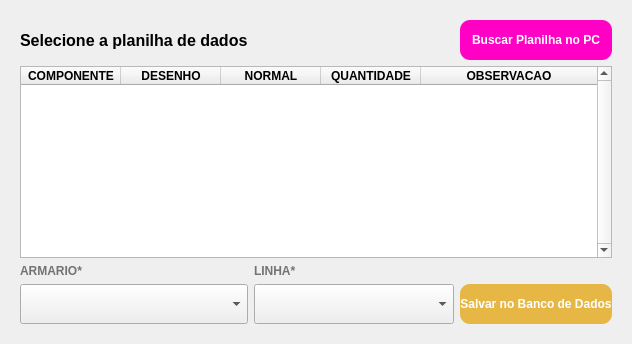
      <widget class="QWidget" name="pgImportExp">
       <layout class="QGridLayout" name="gridLayout_10">
        <item row="0" column="0">
         <widget class="QWidget" name="widget_5" native="true">
          <layout class="QGridLayout" name="gridLayout_9">
           <item row="0" column="2">
            <widget class="QPushButton" name="btnBuscaPlanilha">
             <property name="minimumSize">
              <size>
               <width>0</width>
               <height>40</height>
              </size>
             </property>
             <property name="font">
              <font>
               <bold>true</bold>
              </font>
             </property>
             <property name="cursor">
              <cursorShape>PointingHandCursor</cursorShape>
             </property>
             <property name="styleSheet">
              <string notr="true">
#btnBuscaPlanilha{
	background-color: rgb(255, 0, 196);
color: rgb(255, 255, 255);
border-radius:10px;
}
#btnBuscaPlanilha:hover{
	
	background-color: rgba(255, 0, 196, 100);
}</string>
             </property>
             <property name="text">
              <string>Buscar Planilha no PC</string>
             </property>
             <property name="icon">
              <iconset resource="source.qrc">
               <normaloff>:/new/prefix1/icones/excel.png</normaloff>:/new/prefix1/icones/excel.png</iconset>
             </property>
             <property name="iconSize">
              <size>
               <width>24</width>
               <height>24</height>
              </size>
             </property>
            </widget>
           </item>
           <item row="3" column="0">
            <widget class="QComboBox" name="comboArmarioExcel">
             <property name="minimumSize">
              <size>
               <width>200</width>
               <height>40</height>
              </size>
             </property>
             <property name="font">
              <font>
               <pointsize>12</pointsize>
              </font>
             </property>
             <item>
              <property name="text">
               <string/>
              </property>
             </item>
            </widget>
           </item>
           <item row="0" column="0">
            <widget class="QLabel" name="label_11">
             <property name="font">
              <font>
               <pointsize>12</pointsize>
               <bold>true</bold>
              </font>
             </property>
             <property name="text">
              <string>Selecione a planilha de dados</string>
             </property>
            </widget>
           </item>
           <item row="1" column="0" colspan="3">
            <widget class="QTableWidget" name="tabelaPlanilha">
             <property name="inputMethodHints">
              <set>Qt::ImhMultiLine</set>
             </property>
             <property name="verticalScrollBarPolicy">
              <enum>Qt::ScrollBarAlwaysOn</enum>
             </property>
             <property name="alternatingRowColors">
              <bool>true</bool>
             </property>
             <property name="selectionMode">
              <enum>QAbstractItemView::SingleSelection</enum>
             </property>
             <property name="selectionBehavior">
              <enum>QAbstractItemView::SelectRows</enum>
             </property>
             <attribute name="horizontalHeaderStretchLastSection">
              <bool>true</bool>
             </attribute>
             <column>
              <property name="text">
               <string>COMPONENTE</string>
              </property>
              <property name="font">
               <font>
                <bold>true</bold>
               </font>
              </property>
             </column>
             <column>
              <property name="text">
               <string>DESENHO</string>
              </property>
              <property name="font">
               <font>
                <bold>true</bold>
               </font>
              </property>
             </column>
             <column>
              <property name="text">
               <string>NORMAL</string>
              </property>
              <property name="font">
               <font>
                <bold>true</bold>
               </font>
              </property>
             </column>
             <column>
              <property name="text">
               <string>QUANTIDADE</string>
              </property>
              <property name="font">
               <font>
                <bold>true</bold>
               </font>
              </property>
             </column>
             <column>
              <property name="text">
               <string>OBSERVACAO</string>
              </property>
              <property name="font">
               <font>
                <bold>true</bold>
               </font>
              </property>
             </column>
            </widget>
           </item>
           <item row="3" column="2">
            <widget class="QPushButton" name="btnSalvarNoBanco">
             <property name="minimumSize">
              <size>
               <width>0</width>
               <height>40</height>
              </size>
             </property>
             <property name="font">
              <font>
               <bold>true</bold>
              </font>
             </property>
             <property name="cursor">
              <cursorShape>PointingHandCursor</cursorShape>
             </property>
             <property name="styleSheet">
              <string notr="true">#btnSalvarNoBanco{
	background-color: rgb(230, 183, 69);
color: rgb(255, 255, 255);
border-radius:10px;
}
#btnSalvarNoBanco:hover{
	background-color: rgb(0, 170, 255);
}</string>
             </property>
             <property name="text">
              <string>Salvar no Banco de Dados</string>
             </property>
             <property name="icon">
              <iconset resource="source.qrc">
               <normaloff>:/new/prefix1/icones/addbd.png</normaloff>:/new/prefix1/icones/addbd.png</iconset>
             </property>
             <property name="iconSize">
              <size>
               <width>24</width>
               <height>24</height>
              </size>
             </property>
            </widget>
           </item>
           <item row="3" column="1">
            <widget class="QComboBox" name="comboLinhaExcel">
             <property name="minimumSize">
              <size>
               <width>200</width>
               <height>40</height>
              </size>
             </property>
             <property name="font">
              <font>
               <pointsize>12</pointsize>
              </font>
             </property>
             <item>
              <property name="text">
               <string/>
              </property>
             </item>
            </widget>
           </item>
           <item row="2" column="0">
            <widget class="QLabel" name="label_15">
             <property name="font">
              <font>
               <bold>true</bold>
              </font>
             </property>
             <property name="styleSheet">
              <string notr="true">color: rgb(115, 115, 115);</string>
             </property>
             <property name="text">
              <string>ARMARIO*</string>
             </property>
            </widget>
           </item>
           <item row="2" column="1">
            <widget class="QLabel" name="label_17">
             <property name="font">
              <font>
               <bold>true</bold>
              </font>
             </property>
             <property name="styleSheet">
              <string notr="true">color: rgb(115, 115, 115);</string>
             </property>
             <property name="text">
              <string>LINHA*</string>
             </property>
            </widget>
           </item>
          </layout>
         </widget>
        </item>
       </layout>
      </widget>
